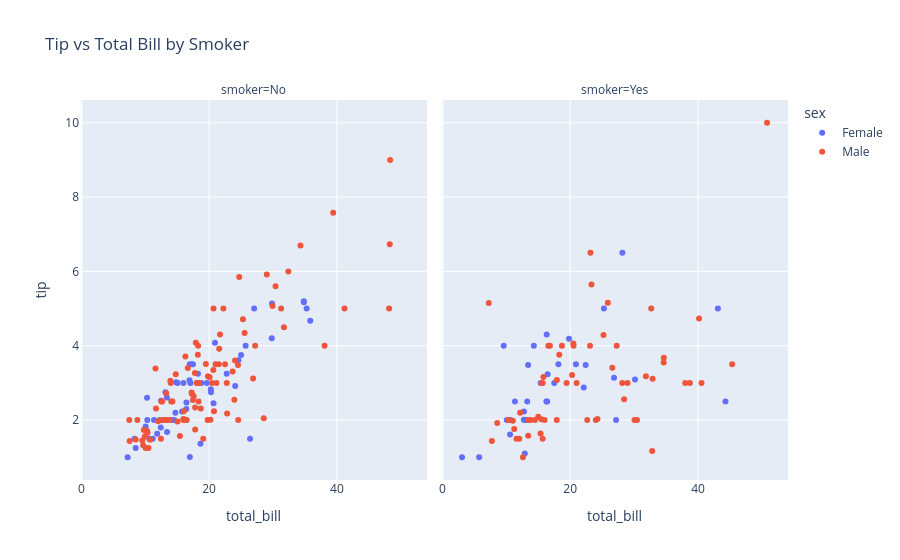

Here is the notebook cell this chart was saved with:
### Code cell
fig = px.scatter(df, x='total_bill', y='tip', color='sex', facet_col='smoker', title='Tip vs Total Bill by Smoker')
fig.show()

### Figure 1 — Plotly figure (JSON) as saved in the notebook; plotly's stock layout.template omitted (floating-point values rounded to 4 significant figures)
{"data": [{"hovertemplate": "sex=Female<br>smoker=No<br>total_bill=%{x}<br>tip=%{y}<extra></extra>", "legendgroup": "Female", "marker": {"color": "#636efa", "symbol": "circle"}, "mode": "markers", "name": "Female", "orientation": "v", "showlegend": true, "type": "scatter", "x": [16.99, 24.59, 35.26, 14.83, 10.33, 16.97, 20.29, 15.77, 19.65, 15.06, 20.69, 16.93, 10.29, 34.81, 26.41, 16.45, 17.07, 14.73, 10.07, 34.83, 22.75, 20.92, 7.25, 25.71, 17.31, 10.65, 12.43, 24.08, 13.42, 12.48, 29.8, 14.52, 11.38, 20.27, 11.17, 12.26, 18.26, 8.51, 10.33, 14.15, 13.16, 17.47, 27.05, 16.43, 8.35, 18.64, 11.87, 29.85, 25.0, 13.39, 16.21, 15.98, 35.83, 18.78], "xaxis": "x", "y": [1.01, 3.61, 5.0, 3.02, 1.67, 3.5, 2.75, 2.23, 3.0, 3.0, 2.45, 3.07, 2.6, 5.2, 1.5, 2.47, 3.0, 2.2, 1.83, 5.17, 3.25, 4.08, 1.0, 4.0, 3.5, 1.5, 1.8, 2.92, 1.68, 2.52, 4.2, 2.0, 2.0, 2.83, 1.5, 2.0, 3.25, 1.25, 2.0, 2.0, 2.75, 3.5, 5.0, 2.3, 1.5, 1.36, 1.63, 5.14, 3.75, 2.61, 2.0, 3.0, 4.67, 3.0], "yaxis": "y"}, {"hovertemplate": "sex=Female<br>smoker=Yes<br>total_bill=%{x}<br>tip=%{y}<extra></extra>", "legendgroup": "Female", "marker": {"color": "#636efa", "symbol": "circle"}, "mode": "markers", "name": "Female", "orientation": "v", "showlegend": false, "type": "scatter", "x": [3.07, 26.86, 25.28, 5.75, 16.32, 11.35, 15.38, 44.3, 22.42, 14.31, 17.51, 10.59, 10.63, 9.6, 20.9, 18.15, 19.81, 43.11, 13.0, 12.74, 13.0, 16.4, 16.47, 12.76, 13.27, 28.17, 12.9, 30.14, 13.42, 16.27, 10.09, 22.12, 27.18], "xaxis": "x2", "y": [1.0, 3.14, 5.0, 1.0, 4.3, 2.5, 3.0, 2.5, 3.48, 4.0, 3.0, 1.61, 2.0, 4.0, 3.5, 3.5, 4.19, 5.0, 2.0, 2.01, 2.0, 2.5, 3.23, 2.23, 2.5, 6.5, 1.1, 3.09, 3.48, 2.5, 2.0, 2.88, 2.0], "yaxis": "y2"}, {"hovertemplate": "sex=Male<br>smoker=No<br>total_bill=%{x}<br>tip=%{y}<extra></extra>", "legendgroup": "Male", "marker": {"color": "#EF553B", "symbol": "circle"}, "mode": "markers", "name": "Male", "orientation": "v", "showlegend": true, "type": "scatter", "x": [10.34, 21.01, 23.68, 25.29, 8.77, 26.88, 15.04, 14.78, 10.27, 15.42, 18.43, 21.58, 16.29, 20.65, 17.92, 39.42, 19.82, 17.81, 13.37, 12.69, 21.7, 9.55, 18.35, 17.78, 24.06, 16.31, 18.69, 31.27, 16.04, 17.46, 13.94, 9.68, 30.4, 18.29, 22.23, 32.4, 28.55, 18.04, 12.54, 9.94, 25.56, 19.49, 48.27, 17.59, 20.08, 20.23, 12.02, 10.51, 27.2, 22.76, 17.29, 16.66, 15.98, 13.03, 18.28, 24.71, 21.16, 22.49, 12.46, 18.24, 14.0, 38.07, 23.95, 29.93, 11.69, 14.26, 15.95, 8.52, 22.82, 19.08, 34.3, 41.19, 9.78, 7.51, 14.07, 13.13, 17.26, 24.55, 19.77, 48.17, 16.49, 21.5, 12.66, 13.81, 24.52, 20.76, 31.71, 20.69, 7.56, 48.33, 20.45, 13.28, 11.61, 10.77, 10.07, 29.03, 17.82], "xaxis": "x", "y": [1.66, 3.5, 3.31, 4.71, 2.0, 3.12, 1.96, 3.23, 1.71, 1.57, 3.0, 3.92, 3.71, 3.35, 4.08, 7.58, 3.18, 2.34, 2.0, 2.0, 4.3, 1.45, 2.5, 3.27, 3.6, 2.0, 2.31, 5.0, 2.24, 2.54, 3.06, 1.32, 5.6, 3.0, 5.0, 6.0, 2.05, 3.0, 2.5, 1.56, 4.34, 3.51, 6.73, 2.64, 3.15, 2.01, 1.97, 1.25, 4.0, 3.0, 2.71, 3.4, 2.03, 2.0, 4.0, 5.85, 3.0, 3.5, 1.5, 3.76, 3.0, 4.0, 2.55, 5.07, 2.31, 2.5, 2.0, 1.48, 2.18, 1.5, 6.7, 5.0, 1.73, 2.0, 2.5, 2.0, 2.74, 2.0, 2.0, 5.0, 2.0, 3.5, 2.5, 2.0, 3.48, 2.24, 4.5, 5.0, 1.44, 9.0, 3.0, 2.72, 3.39, 1.47, 1.25, 5.92, 1.75], "yaxis": "y"}, {"hovertemplate": "sex=Male<br>smoker=Yes<br>total_bill=%{x}<br>tip=%{y}<extra></extra>", "legendgroup": "Male", "marker": {"color": "#EF553B", "symbol": "circle"}, "mode": "markers", "name": "Male", "orientation": "v", "showlegend": false, "type": "scatter", "x": [38.01, 11.24, 20.29, 13.81, 11.02, 18.29, 15.01, 17.92, 19.44, 32.68, 28.97, 40.17, 27.28, 12.03, 21.01, 15.36, 20.49, 25.21, 16.0, 50.81, 15.81, 7.25, 31.85, 16.82, 32.9, 17.89, 14.48, 34.63, 34.65, 23.33, 45.35, 23.17, 40.55, 30.46, 23.1, 15.69, 28.44, 15.48, 16.58, 10.34, 13.51, 18.71, 20.53, 26.59, 38.73, 24.27, 30.06, 25.89, 28.15, 11.59, 7.74, 12.16, 8.58, 13.42, 24.01, 15.69, 15.53, 12.6, 32.83, 22.67], "xaxis": "x2", "y": [3.0, 1.76, 3.21, 2.0, 1.98, 3.76, 2.09, 3.08, 3.0, 5.0, 3.0, 4.73, 4.0, 1.5, 3.0, 1.64, 4.06, 4.29, 2.0, 10.0, 3.16, 5.15, 3.18, 4.0, 3.11, 2.0, 2.0, 3.55, 3.68, 5.65, 3.5, 6.5, 3.0, 2.0, 4.0, 1.5, 2.56, 2.02, 4.0, 2.0, 2.0, 4.0, 4.0, 3.41, 3.0, 2.03, 2.0, 5.16, 3.0, 1.5, 1.44, 2.2, 1.92, 1.58, 2.0, 3.0, 3.0, 1.0, 1.17, 2.0], "yaxis": "y2"}], "layout": {"annotations": [{"font": {}, "showarrow": false, "text": "smoker=No", "x": 0.245, "xanchor": "center", "xref": "paper", "y": 1, "yanchor": "bottom", "yref": "paper"}, {"font": {}, "showarrow": false, "text": "smoker=Yes", "x": 0.755, "xanchor": "center", "xref": "paper", "y": 1, "yanchor": "bottom", "yref": "paper"}], "legend": {"title": {"text": "sex"}, "tracegroupgap": 0}, "title": {"text": "Tip vs Total Bill by Smoker"}, "xaxis": {"anchor": "y", "domain": [0, 0.49], "title": {"text": "total_bill"}}, "xaxis2": {"anchor": "y2", "domain": [0.51, 1], "matches": "x", "title": {"text": "total_bill"}}, "yaxis": {"anchor": "x", "domain": [0, 1], "title": {"text": "tip"}}, "yaxis2": {"anchor": "x2", "domain": [0, 1], "matches": "y", "showticklabels": false}}}
